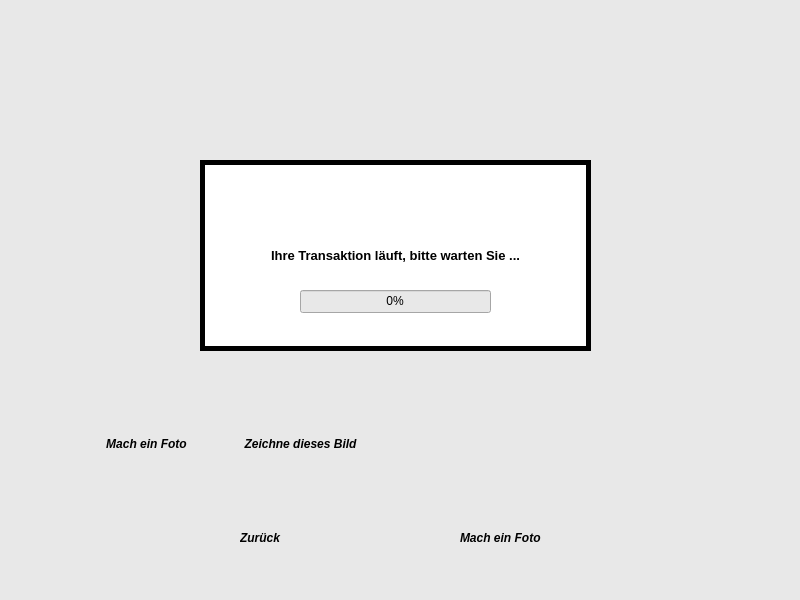
<?xml version="1.0" encoding="UTF-8"?>
<ui version="4.0">
 <class>main</class>
 <widget class="QWidget" name="main">
  <property name="geometry">
   <rect>
    <x>0</x>
    <y>0</y>
    <width>800</width>
    <height>600</height>
   </rect>
  </property>
  <property name="maximumSize">
   <size>
    <width>800</width>
    <height>600</height>
   </size>
  </property>
  <property name="windowTitle">
   <string>main</string>
  </property>
  <property name="styleSheet">
   <string notr="true">background-color:rgb(232, 232, 232)</string>
  </property>
  <widget class="QLabel" name="label_image">
   <property name="geometry">
    <rect>
     <x>90</x>
     <y>90</y>
     <width>231</width>
     <height>211</height>
    </rect>
   </property>
   <property name="text">
    <string/>
   </property>
   <property name="pixmap">
    <pixmap>C:/Users/bentu/OneDrive/Masaüstü/photo.png</pixmap>
   </property>
   <property name="scaledContents">
    <bool>true</bool>
   </property>
  </widget>
  <widget class="QLabel" name="label_port">
   <property name="geometry">
    <rect>
     <x>440</x>
     <y>90</y>
     <width>231</width>
     <height>211</height>
    </rect>
   </property>
   <property name="text">
    <string/>
   </property>
   <property name="pixmap">
    <pixmap>C:/Users/bentu/OneDrive/Masaüstü/port-150928_1280.png</pixmap>
   </property>
   <property name="scaledContents">
    <bool>true</bool>
   </property>
  </widget>
  <widget class="QComboBox" name="comboBox">
   <property name="geometry">
    <rect>
     <x>440</x>
     <y>360</y>
     <width>221</width>
     <height>22</height>
    </rect>
   </property>
  </widget>
  <widget class="QLabel" name="label_serial">
   <property name="geometry">
    <rect>
     <x>430</x>
     <y>310</y>
     <width>251</width>
     <height>16</height>
    </rect>
   </property>
   <property name="font">
    <font>
     <family>Segoe UI</family>
     <weight>75</weight>
     <italic>true</italic>
     <bold>true</bold>
    </font>
   </property>
   <property name="text">
    <string>Wählen Sie eine serielle Schnittstelle</string>
   </property>
  </widget>
  <widget class="QLabel" name="label_tau">
   <property name="geometry">
    <rect>
     <x>730</x>
     <y>10</y>
     <width>71</width>
     <height>61</height>
    </rect>
   </property>
   <property name="text">
    <string/>
   </property>
   <property name="scaledContents">
    <bool>true</bool>
   </property>
  </widget>
  <widget class="QPushButton" name="pushButton_take">
   <property name="geometry">
    <rect>
     <x>100</x>
     <y>430</y>
     <width>93</width>
     <height>28</height>
    </rect>
   </property>
   <property name="font">
    <font>
     <family>Segoe UI</family>
     <weight>75</weight>
     <italic>true</italic>
     <bold>true</bold>
    </font>
   </property>
   <property name="styleSheet">
    <string notr="true">border: none;</string>
   </property>
   <property name="text">
    <string>Mach ein Foto</string>
   </property>
  </widget>
  <widget class="QPushButton" name="pushButton_run1">
   <property name="geometry">
    <rect>
     <x>240</x>
     <y>430</y>
     <width>121</width>
     <height>28</height>
    </rect>
   </property>
   <property name="font">
    <font>
     <family>Segoe UI</family>
     <weight>75</weight>
     <italic>true</italic>
     <bold>true</bold>
    </font>
   </property>
   <property name="styleSheet">
    <string notr="true">border: none;</string>
   </property>
   <property name="text">
    <string>Zeichne dieses Bild</string>
   </property>
  </widget>
  <widget class="QPushButton" name="pushButton_photo">
   <property name="geometry">
    <rect>
     <x>80</x>
     <y>350</y>
     <width>121</width>
     <height>71</height>
    </rect>
   </property>
   <property name="font">
    <font>
     <family>Segoe UI</family>
     <weight>75</weight>
     <italic>true</italic>
     <bold>true</bold>
    </font>
   </property>
   <property name="styleSheet">
    <string notr="true">border:none</string>
   </property>
   <property name="text">
    <string/>
   </property>
  </widget>
  <widget class="QPushButton" name="pushButton_run">
   <property name="geometry">
    <rect>
     <x>250</x>
     <y>360</y>
     <width>101</width>
     <height>61</height>
    </rect>
   </property>
   <property name="font">
    <font>
     <family>Segoe UI</family>
     <weight>75</weight>
     <italic>true</italic>
     <bold>true</bold>
    </font>
   </property>
   <property name="styleSheet">
    <string notr="true">border-image: url(:/icons/a.png);
border:none</string>
   </property>
   <property name="text">
    <string/>
   </property>
  </widget>
  <widget class="QLabel" name="imgLabel">
   <property name="geometry">
    <rect>
     <x>20</x>
     <y>90</y>
     <width>371</width>
     <height>341</height>
    </rect>
   </property>
   <property name="text">
    <string/>
   </property>
   <property name="scaledContents">
    <bool>true</bool>
   </property>
  </widget>
  <widget class="QPushButton" name="pushButton_Back">
   <property name="geometry">
    <rect>
     <x>200</x>
     <y>460</y>
     <width>121</width>
     <height>81</height>
    </rect>
   </property>
   <property name="styleSheet">
    <string notr="true">border:none
</string>
   </property>
   <property name="text">
    <string/>
   </property>
  </widget>
  <widget class="QPushButton" name="pushButton_take2">
   <property name="geometry">
    <rect>
     <x>440</x>
     <y>450</y>
     <width>121</width>
     <height>81</height>
    </rect>
   </property>
   <property name="styleSheet">
    <string notr="true">border:none</string>
   </property>
   <property name="text">
    <string/>
   </property>
  </widget>
  <widget class="QLabel" name="label">
   <property name="geometry">
    <rect>
     <x>460</x>
     <y>530</y>
     <width>101</width>
     <height>16</height>
    </rect>
   </property>
   <property name="font">
    <font>
     <family>Segoe UI</family>
     <weight>75</weight>
     <italic>true</italic>
     <bold>true</bold>
    </font>
   </property>
   <property name="text">
    <string>Mach ein Foto</string>
   </property>
  </widget>
  <widget class="QLabel" name="label2">
   <property name="geometry">
    <rect>
     <x>240</x>
     <y>530</y>
     <width>101</width>
     <height>16</height>
    </rect>
   </property>
   <property name="font">
    <font>
     <family>Segoe UI</family>
     <weight>75</weight>
     <italic>true</italic>
     <bold>true</bold>
    </font>
   </property>
   <property name="text">
    <string>Zurück</string>
   </property>
  </widget>
  <widget class="QLabel" name="imgLabel_2">
   <property name="geometry">
    <rect>
     <x>410</x>
     <y>90</y>
     <width>371</width>
     <height>341</height>
    </rect>
   </property>
   <property name="text">
    <string/>
   </property>
   <property name="scaledContents">
    <bool>true</bool>
   </property>
  </widget>
  <widget class="QLabel" name="label_warning">
   <property name="geometry">
    <rect>
     <x>200</x>
     <y>160</y>
     <width>391</width>
     <height>191</height>
    </rect>
   </property>
   <property name="font">
    <font>
     <family>Segoe UI</family>
     <pointsize>10</pointsize>
     <weight>75</weight>
     <bold>true</bold>
    </font>
   </property>
   <property name="styleSheet">
    <string notr="true">border: 5px solid black; background: white; color: black;</string>
   </property>
   <property name="text">
    <string>Ihre Transaktion läuft, bitte warten Sie ...</string>
   </property>
   <property name="textFormat">
    <enum>Qt::AutoText</enum>
   </property>
   <property name="scaledContents">
    <bool>true</bool>
   </property>
   <property name="alignment">
    <set>Qt::AlignCenter</set>
   </property>
  </widget>
  <widget class="QProgressBar" name="progressBar">
   <property name="geometry">
    <rect>
     <x>300</x>
     <y>290</y>
     <width>191</width>
     <height>23</height>
    </rect>
   </property>
   <property name="styleSheet">
    <string notr="true">QProgressBar::chunk {
    background-color: #05B8CC;
    
}</string>
   </property>
   <property name="value">
    <number>0</number>
   </property>
   <property name="alignment">
    <set>Qt::AlignCenter</set>
   </property>
  </widget>
 </widget>
 <resources/>
 <connections/>
</ui>
